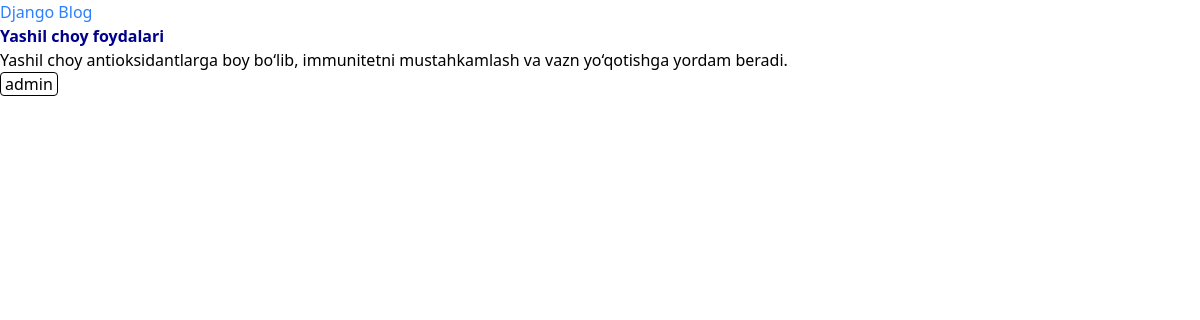
/blogs/6/, run on the app's committed database.
### blog/models.py (models this page shows, shortened)
class Blog(models.Model):
  title = models.CharField(max_length=100)
  author = models.ForeignKey(User, on_delete=models.CASCADE)
  text = models.TextField()

### blog/views.py (the view)
# urls.py: path("blogs/<int:pk>/", BlogDetailView.as_view(), name="blog_detail_view"),
class BlogDetailView(DetailView):
  model = Blog
  template_name = "blog_detail.html"
  context_object_name = "blog"

### templates/blog_detail.html
{% extends "base.html" %}
{% block content %}
  <h2 class="text-md font-bold"> {{ blog.title }} </h2>
  <p class="">{{ blog.text }}</p>
  <span class="border rounded px-1">{{ blog.author }}</span>
{% endblock content %}

### static/css/base.css (style rules this page uses)
h2 { color: darkblue; }

### data on the page
Blog: title "Yashil choy foydalari", text "Yashil choy antioksidantlarga boy bo‘lib, immunitetni mustahkamlash va vazn yo‘qotishga yordam beradi.", author "admin"
